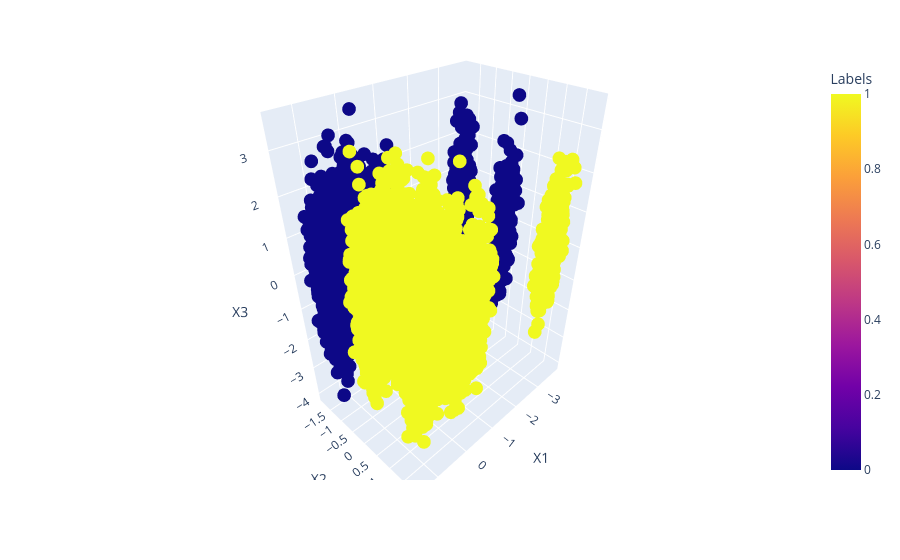

Notebook source saved alongside this figure:
### Code cell
import plotly.express as px

fig = px.scatter_3d(X_pca_df, x='X1', y='X2', z='X3', color=X_pca_df['Labels'])
fig.show()

### Figure 1 — Plotly figure (JSON) as saved in the notebook; plotly's stock layout.template omitted (floating-point values rounded to 4 significant figures; data arrays with more than 128 entries replaced by an {"elided": "..."} marker saying what was removed)
{"data": [{"hovertemplate": "X1=%{x}<br>X2=%{y}<br>X3=%{z}<br>Labels=%{marker.color}<extra></extra>", "legendgroup": "", "marker": {"color": {"elided": "8763 int values"}, "coloraxis": "coloraxis", "symbol": "circle"}, "mode": "markers", "name": "", "scene": "scene", "showlegend": false, "type": "scatter3d", "x": {"elided": "8763 float values"}, "y": {"elided": "8763 float values"}, "z": {"elided": "8763 float values"}}], "layout": {"coloraxis": {"colorbar": {"title": {"text": "Labels"}}, "colorscale": [[0, "#0d0887"], [0.1111, "#46039f"], [0.2222, "#7201a8"], [0.3333, "#9c179e"], [0.4444, "#bd3786"], [0.5556, "#d8576b"], [0.6667, "#ed7953"], [0.7778, "#fb9f3a"], [0.8889, "#fdca26"], [1, "#f0f921"]]}, "legend": {"tracegroupgap": 0}, "margin": {"t": 60}, "scene": {"domain": {"x": [0, 1], "y": [0, 1]}, "xaxis": {"title": {"text": "X1"}}, "yaxis": {"title": {"text": "X2"}}, "zaxis": {"title": {"text": "X3"}}}}}
